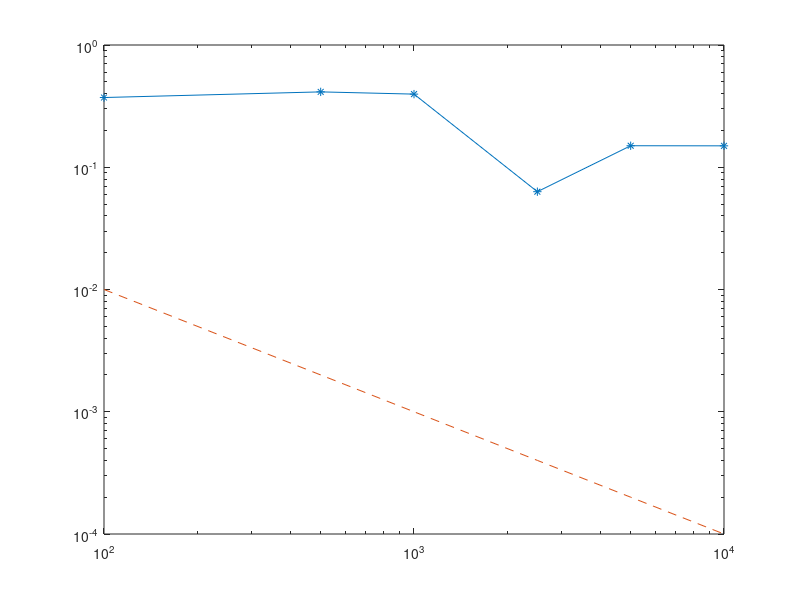

The MATLAB script that drew this image:
% Milstein
% with the marray!!!

tic
% sample parameters:
r = 0.05; sigma = 0.25; S0 = 100; T = 1;  n = 100; rho = 0.2; kapa = 2; theta=0.4; v=0.2;
h=(T/n);
discount = exp(-r*T);
% define h intern, as a step size in the inner loop for I21 approximation
% (= T/n/n)
hi= h^2;
  
% specify the array of m values...
marray = [100;500;1000;2500;5000;10000];

% prepare a vector for Payoffs values
VecOfPay = zeros(size(marray));
error = zeros(size(marray));
randn('state', 0);
% loop for different m values (number of paths)
for p = 1:size(marray)
  m = marray(p);
  sumpayoff = 0;

 % set seed of random number generator
  
  
  % loop for paths
   
     y1 = S0*ones(1,m); y2 = (sigma^2)*ones(1,m); S0*ones(1,m); 
     y4 = (sigma^2)*ones(1,m); y3 = S0*ones(1,m); sumy3 = S0*ones(1,m); sumy1 = S0*ones(1,m); 
     for j=1:n
     
        % inner loop for path generation (all m paths)
        zk = zeros(2,m); W3=0; W4=0;
        for k=1:n
            dW3 = randn(1,m)*sqrt(hi);
            W3 = W3 + dW3;
            dW4 = rho*dW3+ sqrt(1-rho^2)*randn(1,m)*sqrt(hi);
            W4 = W4 + dW4;
          
            % calculation of delatW as a difference between dW1(or 2) and previous dW1(or 2) in k-step                
            dW = [dW3; dW4];              
            
            % calculation of vector zk
            zk = zk + [zk(2,:).*dW(1,:);dW(2,:)];     
            
        end;
        I21 = zk(1,:);
        % I21a = -I21;
        
        dW1 = W3;
        dW2 = W4;
        dW1a = -dW1;
        dW2a = -dW2;
        y1 = y1 .* (1 + r*h + sqrt(y2).*dW1 + 0.5.*y2.*((dW1.^2) - h) + (v/2).*I21);
        y2 = y2 + kapa*(theta-y2)*h + v*sqrt(y2).*dW2 + ((v^2)/4).*((dW2.^2)-h);        
        y3 = y3 .* (1 + r*h + sqrt(y4).*dW1a + 0.5.*y4.*((dW1a.^2) - h) + (v/2).*I21);
        y4 = y4 + kapa*(theta-y4)*h + v*sqrt(y4).*dW2a + ((v^2)/4).*((dW2a.^2)-h);
        
        sumy1 = sumy1 + y1; %sum up all the values that we generated at each path
        sumy3 = sumy3 + y3; %sum up all the values that we generated at each path
              
    end;
    
    Y1 = sumy1/(n+1); %calculate the average price of the underlying for each path
    Y3 = sumy3/(n+1); %calculate the average price of the underlying for each path in the antisample
    payoff = max(y1 - Y1, 0); %calculate the payoffs for each path
    payoff2 = max(y3- Y3, 0); %calculate the payoffs for each path in the antisample
    
    % summup the payoffs of the different (m) paths
    sumpayoff = (sum(payoff) + sum(payoff2))/(2*m);
  
    
    % Calculate the average of payoffs, store in vector for each m.
  PAYOFF = discount * sumpayoff;
  VecOfPay(p) = PAYOFF;
  Xexact = 13.9698;
  error(p) = error(p) + abs(Xexact - PAYOFF);
end;

VecOfPay
error
loglog(marray,error,'*-'), hold on
loglog(marray ,(marray.^(-1)),'--'), hold off
toc

  
